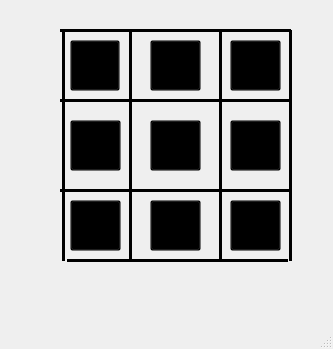
<?xml version="1.0" encoding="UTF-8"?>
<ui version="4.0">
 <class>MainWindow</class>
 <widget class="QMainWindow" name="MainWindow">
  <property name="geometry">
   <rect>
    <x>0</x>
    <y>0</y>
    <width>333</width>
    <height>349</height>
   </rect>
  </property>
  <property name="font">
   <font>
    <bold>true</bold>
   </font>
  </property>
  <property name="windowTitle">
   <string>MainWindow</string>
  </property>
  <property name="autoFillBackground">
   <bool>false</bool>
  </property>
  <property name="styleSheet">
   <string notr="true"/>
  </property>
  <widget class="QWidget" name="centralwidget">
   <widget class="Line" name="line">
    <property name="geometry">
     <rect>
      <x>67</x>
      <y>250</y>
      <width>221</width>
      <height>20</height>
     </rect>
    </property>
    <property name="frameShadow">
     <enum>QFrame::Plain</enum>
    </property>
    <property name="lineWidth">
     <number>3</number>
    </property>
    <property name="orientation">
     <enum>Qt::Horizontal</enum>
    </property>
   </widget>
   <widget class="Line" name="line_2">
    <property name="geometry">
     <rect>
      <x>53</x>
      <y>30</y>
      <width>20</width>
      <height>231</height>
     </rect>
    </property>
    <property name="frameShadow">
     <enum>QFrame::Plain</enum>
    </property>
    <property name="lineWidth">
     <number>3</number>
    </property>
    <property name="orientation">
     <enum>Qt::Vertical</enum>
    </property>
   </widget>
   <widget class="Line" name="line_3">
    <property name="geometry">
     <rect>
      <x>60</x>
      <y>20</y>
      <width>231</width>
      <height>20</height>
     </rect>
    </property>
    <property name="frameShadow">
     <enum>QFrame::Plain</enum>
    </property>
    <property name="lineWidth">
     <number>3</number>
    </property>
    <property name="orientation">
     <enum>Qt::Horizontal</enum>
    </property>
   </widget>
   <widget class="Line" name="line_4">
    <property name="geometry">
     <rect>
      <x>280</x>
      <y>30</y>
      <width>20</width>
      <height>231</height>
     </rect>
    </property>
    <property name="frameShadow">
     <enum>QFrame::Plain</enum>
    </property>
    <property name="lineWidth">
     <number>3</number>
    </property>
    <property name="orientation">
     <enum>Qt::Vertical</enum>
    </property>
   </widget>
   <widget class="Line" name="line_5">
    <property name="geometry">
     <rect>
      <x>60</x>
      <y>180</y>
      <width>231</width>
      <height>20</height>
     </rect>
    </property>
    <property name="frameShadow">
     <enum>QFrame::Plain</enum>
    </property>
    <property name="lineWidth">
     <number>3</number>
    </property>
    <property name="orientation">
     <enum>Qt::Horizontal</enum>
    </property>
   </widget>
   <widget class="Line" name="line_6">
    <property name="geometry">
     <rect>
      <x>60</x>
      <y>90</y>
      <width>231</width>
      <height>20</height>
     </rect>
    </property>
    <property name="frameShadow">
     <enum>QFrame::Plain</enum>
    </property>
    <property name="lineWidth">
     <number>3</number>
    </property>
    <property name="orientation">
     <enum>Qt::Horizontal</enum>
    </property>
   </widget>
   <widget class="Line" name="line_7">
    <property name="geometry">
     <rect>
      <x>120</x>
      <y>30</y>
      <width>20</width>
      <height>231</height>
     </rect>
    </property>
    <property name="frameShadow">
     <enum>QFrame::Plain</enum>
    </property>
    <property name="lineWidth">
     <number>3</number>
    </property>
    <property name="orientation">
     <enum>Qt::Vertical</enum>
    </property>
   </widget>
   <widget class="Line" name="line_8">
    <property name="geometry">
     <rect>
      <x>210</x>
      <y>30</y>
      <width>20</width>
      <height>231</height>
     </rect>
    </property>
    <property name="frameShadow">
     <enum>QFrame::Plain</enum>
    </property>
    <property name="lineWidth">
     <number>3</number>
    </property>
    <property name="orientation">
     <enum>Qt::Vertical</enum>
    </property>
   </widget>
   <widget class="QLabel" name="label">
    <property name="geometry">
     <rect>
      <x>140</x>
      <y>280</y>
      <width>49</width>
      <height>16</height>
     </rect>
    </property>
    <property name="text">
     <string/>
    </property>
   </widget>
   <widget class="QPushButton" name="pushButton_00">
    <property name="geometry">
     <rect>
      <x>70</x>
      <y>40</y>
      <width>50</width>
      <height>51</height>
     </rect>
    </property>
    <property name="font">
     <font>
      <pointsize>36</pointsize>
      <bold>false</bold>
     </font>
    </property>
    <property name="styleSheet">
     <string notr="true">background: transparent</string>
    </property>
    <property name="text">
     <string/>
    </property>
   </widget>
   <widget class="QPushButton" name="pushButton_01">
    <property name="geometry">
     <rect>
      <x>150</x>
      <y>40</y>
      <width>51</width>
      <height>51</height>
     </rect>
    </property>
    <property name="font">
     <font>
      <pointsize>36</pointsize>
      <bold>false</bold>
     </font>
    </property>
    <property name="styleSheet">
     <string notr="true">background: transparent</string>
    </property>
    <property name="text">
     <string/>
    </property>
   </widget>
   <widget class="QPushButton" name="pushButton_02">
    <property name="geometry">
     <rect>
      <x>230</x>
      <y>40</y>
      <width>51</width>
      <height>51</height>
     </rect>
    </property>
    <property name="font">
     <font>
      <pointsize>36</pointsize>
      <bold>false</bold>
     </font>
    </property>
    <property name="styleSheet">
     <string notr="true">background: transparent</string>
    </property>
    <property name="text">
     <string/>
    </property>
   </widget>
   <widget class="QPushButton" name="pushButton_10">
    <property name="geometry">
     <rect>
      <x>70</x>
      <y>120</y>
      <width>51</width>
      <height>51</height>
     </rect>
    </property>
    <property name="font">
     <font>
      <pointsize>36</pointsize>
      <bold>false</bold>
     </font>
    </property>
    <property name="styleSheet">
     <string notr="true">background: transparent</string>
    </property>
    <property name="text">
     <string/>
    </property>
   </widget>
   <widget class="QPushButton" name="pushButton_11">
    <property name="geometry">
     <rect>
      <x>150</x>
      <y>120</y>
      <width>51</width>
      <height>51</height>
     </rect>
    </property>
    <property name="font">
     <font>
      <pointsize>36</pointsize>
      <bold>false</bold>
     </font>
    </property>
    <property name="styleSheet">
     <string notr="true">background: transparent</string>
    </property>
    <property name="text">
     <string/>
    </property>
   </widget>
   <widget class="QPushButton" name="pushButton_12">
    <property name="geometry">
     <rect>
      <x>230</x>
      <y>120</y>
      <width>51</width>
      <height>51</height>
     </rect>
    </property>
    <property name="font">
     <font>
      <pointsize>36</pointsize>
      <bold>false</bold>
     </font>
    </property>
    <property name="styleSheet">
     <string notr="true">background: transparent</string>
    </property>
    <property name="text">
     <string/>
    </property>
   </widget>
   <widget class="QPushButton" name="pushButton_20">
    <property name="geometry">
     <rect>
      <x>70</x>
      <y>200</y>
      <width>51</width>
      <height>51</height>
     </rect>
    </property>
    <property name="font">
     <font>
      <pointsize>36</pointsize>
      <bold>false</bold>
     </font>
    </property>
    <property name="styleSheet">
     <string notr="true">background: transparent</string>
    </property>
    <property name="text">
     <string/>
    </property>
   </widget>
   <widget class="QPushButton" name="pushButton_21">
    <property name="geometry">
     <rect>
      <x>150</x>
      <y>200</y>
      <width>51</width>
      <height>51</height>
     </rect>
    </property>
    <property name="font">
     <font>
      <pointsize>36</pointsize>
      <bold>false</bold>
     </font>
    </property>
    <property name="styleSheet">
     <string notr="true">background: transparent</string>
    </property>
    <property name="text">
     <string/>
    </property>
   </widget>
   <widget class="QPushButton" name="pushButton_22">
    <property name="geometry">
     <rect>
      <x>230</x>
      <y>200</y>
      <width>51</width>
      <height>51</height>
     </rect>
    </property>
    <property name="font">
     <font>
      <pointsize>36</pointsize>
      <bold>false</bold>
     </font>
    </property>
    <property name="styleSheet">
     <string notr="true">background: transparent</string>
    </property>
    <property name="text">
     <string/>
    </property>
   </widget>
  </widget>
  <widget class="QMenuBar" name="menubar">
   <property name="geometry">
    <rect>
     <x>0</x>
     <y>0</y>
     <width>333</width>
     <height>21</height>
    </rect>
   </property>
  </widget>
  <widget class="QStatusBar" name="statusbar"/>
 </widget>
 <resources/>
 <connections/>
</ui>
